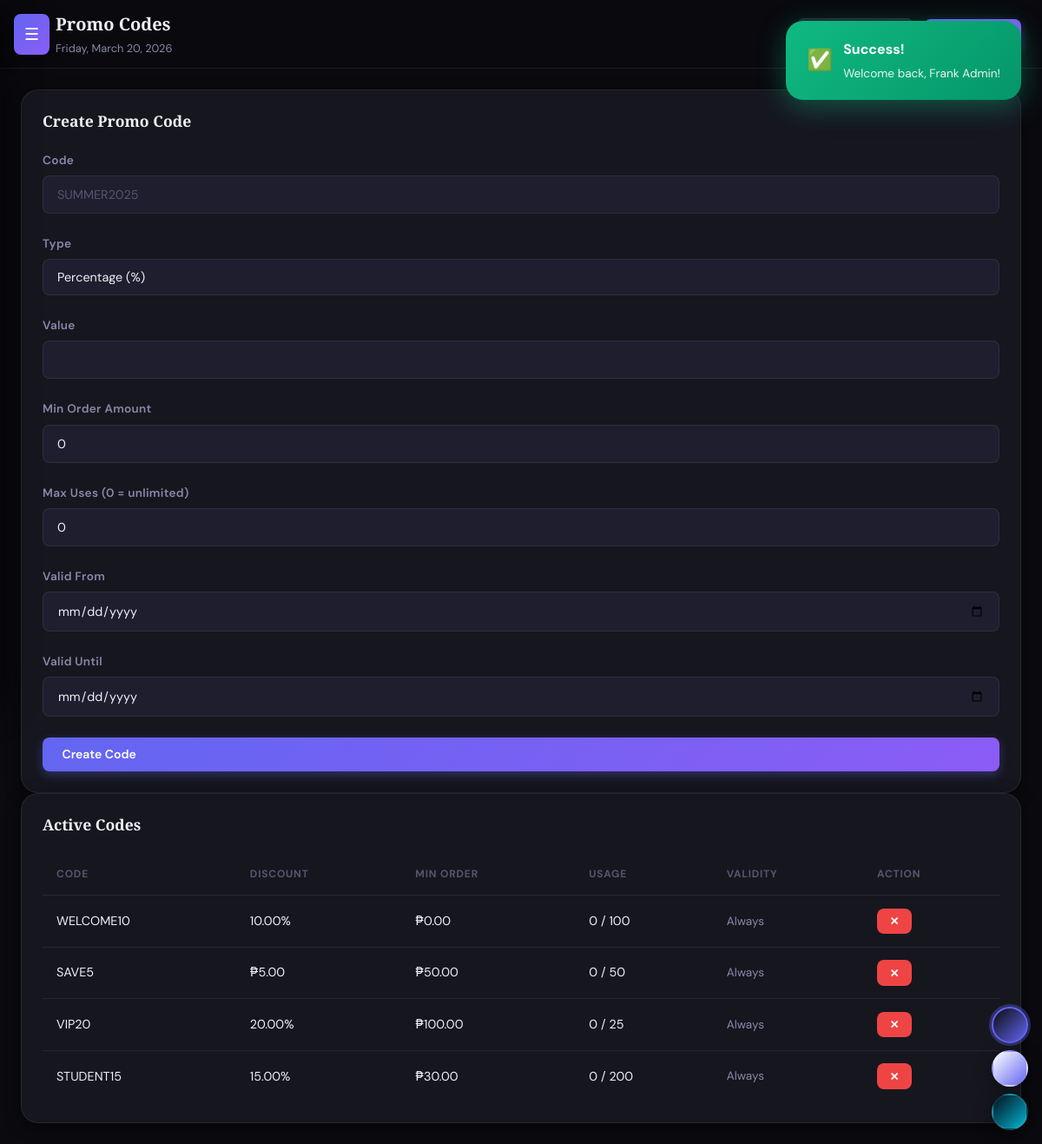
/promo_codes.php (signed in), run on the app's committed database.
### tables this page shows
CREATE TABLE IF NOT EXISTS promo_codes (
    id INT PRIMARY KEY AUTO_INCREMENT,
    code VARCHAR(50) UNIQUE NOT NULL,
    discount_type ENUM('percentage','fixed') NOT NULL,
    discount_value DECIMAL(10,2) NOT NULL,
    min_order_amount DECIMAL(10,2) DEFAULT 0,
    max_uses INT DEFAULT 0,
    used_count INT DEFAULT 0,
    valid_from DATE DEFAULT NULL,
    valid_until DATE DEFAULT NULL,
    is_active TINYINT(1) DEFAULT 1,
    created_at TIMESTAMP DEFAULT CURRENT_TIMESTAMP
);

### includes/database.php (called while the page is built, shortened)
<?php
class Database {
    private static $instance = null;
    public $conn;
    private function __construct() {
        $this->conn = new mysqli(DB_HOST, DB_USER, DB_PASS, DB_NAME);
        $this->conn->set_charset('utf8mb4');
    }
    public static function getInstance() {
        if (!self::$instance) {
            self::$instance = new self();
        }
        return self::$instance;
    }
    public function query($sql, $params = [], $types = '') {
        $stmt = $this->conn->prepare($sql);
        if (!$stmt->execute()) {
            throw new Exception("Query execution failed: " . $stmt->error . " SQL: " . $sql);
        }
        return $stmt;
    }
    public function fetchAll($sql, $params = [], $types = '') {
        $stmt = $this->query($sql, $params, $types);
        $result = $stmt->get_result();
        return $result->fetch_all(MYSQLI_ASSOC);
    }
}
function db() {
    return Database::getInstance();
}
?>

### promo_codes.php (the view, shortened to what this page needs)
<?php
require_once 'includes/header.php';
try {
    $codes = db()->fetchAll("SELECT * FROM promo_codes ORDER BY created_at DESC");
} catch (Exception $e) {
    $codes = [];
    error_log("Promo codes table not found: " . $e->getMessage());
}
?>
<div class="row">
    <div class="col-md-4">
        <div class="card">
            <h3 class="card-title mb-3">Create Promo Code</h3>
            <form method="POST">
                <div class="form-group mb-3">
                    <label>Code</label>
                    <input type="text" name="code" class="form-control" required placeholder="SUMMER2025" style="text-transform:uppercase;">
                </div>
                <div class="row">
                    <div class="col-6 form-group mb-3">
                        <label>Type</label>
                        <select name="discount_type" class="form-control">
                            <option value="percentage">Percentage (%)</option>
                        </select>
                    </div>
                    <div class="col-6 form-group mb-3">
                        <label>Value</label>
                        <input type="number" step="0.01" name="discount_value" class="form-control" required>
                    </div>
                </div>
                <div class="form-group mb-3">
                    <label>Min Order Amount</label>
                    <input type="number" step="0.01" name="min_order" class="form-control" value="0">
                </div>
                <div class="form-group mb-3">
                    <label>Max Uses (0 = unlimited)</label>
                    <input type="number" name="max_uses" class="form-control" value="0">
                </div>
                <div class="row">
                    <div class="col-6 form-group mb-3">
                        <label>Valid From</label>
                        <input type="date" name="valid_from" class="form-control">
                    </div>
                    <div class="col-6 form-group mb-3">
                        <label>Valid Until</label>
                        <input type="date" name="valid_until" class="form-control">
                    </div>
                </div>
                <button type="submit" class="btn btn-primary w-100">Create Code</button>
            </form>
        </div>
    </div>
    <div class="col-md-8">
        <div class="card">
            <h3 class="card-title mb-3">Active Codes</h3>
            <table class="table">
                <thead>
                    <tr>
                        <th>Code</th>
                        <th>Discount</th>
                        <th>Min Order</th>
                        <th>Usage</th>
                        <th>Validity</th>
                        <th>Action</th>
                    </tr>
                </thead>
                <tbody>
                    <?php foreach($codes as $c): ?>
                    <tr>
                        <td class="font-bold"><?= htmlspecialchars($c['code']) ?></td>
                        <td>
                            <?= $c['discount_type']=='percentage' ? $c['discount_value'].'%' : '₱'.$c['discount_value'] ?>
                        </td>
                        <td>₱<?= number_format($c['min_order_amount'], 2) ?></td>
                        <td><?= $c['used_count'] ?> / <?= $c['max_uses']>0 ? $c['max_uses'] : '∞' ?></td>
                        <td class="text-sm text-muted">
                            <?php
                            if (!$c['valid_from'] && !$c['valid_until']) echo 'Always';
                            ?>
                        </td>
                        <td>
                            <form method="POST" onsubmit="return confirm('Delete this code?')">
                                <button type="submit" class="btn btn-sm btn-danger">✕</button>
                            </form>
                        </td>
                    </tr>
                    <?php endforeach; ?>
                </tbody>
            </table>
        </div>
    </div>
</div>
<?php require_once 'includes/footer.php'; ?>

### assets/css/style.css (style rules this page uses)
:root { --bg-primary: #0a0a0f; --bg-secondary: #13131a; --bg-tertiary: #1e1e2e; --bg-card: #16161f; --text-primary: #f0f0f8; --text-secondary: #8888aa; --text-muted: #555570; --accent-primary: #6366f1; --accent-secondary: #8b5cf6; --accent-glow: rgba(99,102,241,0.35); --gradient-primary: linear-gradient(135deg, #6366f1 0%, #8b5cf6 100%); --gradient-hero: linear-gradient(135deg, #0a0a0f 0%, #1a0a2e 50%, #0a0a1f 100%); --border-color: rgba(255,255,255,0.07); --border-accent: rgba(99,102,241,0.3); --shadow: 0 4px 20px rgba(0,0,0,0.4); --shadow-lg: 0 12px 40px rgba(0,0,0,0.6); --shadow-glow: 0 0 30px rgba(99,102,241,0.2); --nav-bg: rgba(10,10,15,0.95); --sidebar-bg: #0d0d14; --success: #10b981; --warning: #f59e0b; --danger: #ef4444; --info: #3b82f6; --transition: all 0.3s cubic-bezier(0.4, 0, 0.2, 1); --radius: 12px; --radius-lg: 20px; --radius-sm: 8px; }
*, *::before, *::after { box-sizing: border-box; margin: 0; padding: 0; }
html { scroll-behavior: smooth; font-size: 16px; }
body { font-family: 'DM Sans', -apple-system, BlinkMacSystemFont, sans-serif; background: var(--bg-primary); color: var(--text-primary); line-height: 1.6; min-height: 100vh; transition: background 0.4s ease, color 0.4s ease; overflow-x: hidden; }
h1, h2, h3, h4, h5, h6 { font-family: 'Playfair Display', serif; font-weight: 700; line-height: 1.25; color: var(--text-primary); }
.card { background: var(--bg-card); border: 1px solid var(--border-color); border-radius: var(--radius-lg); padding: 1.5rem; transition: var(--transition); box-shadow: var(--shadow); position: relative; overflow: hidden; }
.card-title { font-size: 1.1rem; font-weight: 700; font-family: 'Playfair Display', serif; }
.btn { display: inline-flex; align-items: center; gap: 0.5rem; padding: 0.65rem 1.4rem; border: none; border-radius: var(--radius-sm); font-family: 'DM Sans', sans-serif; font-size: 0.875rem; font-weight: 600; cursor: pointer; transition: var(--transition); position: relative; overflow: hidden; text-decoration: none; white-space: nowrap; }
.btn::after { content: ''; position: absolute; top: 50%; left: 50%; width: 0; height: 0; background: rgba(255,255,255,0.2); border-radius: 50%; transform: translate(-50%,-50%); transition: width 0.4s ease, height 0.4s ease, opacity 0.4s ease; opacity: 0; }
.btn-primary { background: var(--gradient-primary); color: white; box-shadow: 0 4px 12px var(--accent-glow); }
.btn-danger { background: var(--danger); color: white; }
.btn-sm { padding: 0.4rem 0.9rem; font-size: 0.8rem; }
.form-group { margin-bottom: 1.25rem; }
label { display: block; font-size: 0.85rem; font-weight: 600; color: var(--text-secondary); margin-bottom: 0.4rem; letter-spacing: 0.3px; }
.form-control { width: 100%; padding: 0.75rem 1rem; background: var(--bg-tertiary); border: 1px solid var(--border-color); border-radius: var(--radius-sm); color: var(--text-primary); font-family: 'DM Sans', sans-serif; font-size: 0.9rem; transition: var(--transition); -webkit-appearance: none; -moz-appearance: none; appearance: none; }
.form-control::placeholder { color: var(--text-muted); }
select.form-control { cursor: pointer; }
table { width: 100%; border-collapse: collapse; font-size: 0.9rem; }
thead tr { border-bottom: 1px solid var(--border-color); }
thead th { padding: 0.85rem 1rem; text-align: left; font-size: 0.75rem; font-weight: 700; letter-spacing: 0.8px; text-transform: uppercase; color: var(--text-muted); }
tbody tr { border-bottom: 1px solid var(--border-color); transition: var(--transition); }
tbody tr:last-child { border-bottom: none; }
tbody td { padding: 0.9rem 1rem; color: var(--text-primary); vertical-align: middle; }
.text-sm { font-size: 0.85rem; }
.text-muted { color: var(--text-secondary); }
.mb-3 { margin-bottom: 1.5rem; }
.w-100 { width: 100%; }

### data on the page
promo_codes: code "WELCOME10", discount_value "10.00", min_order_amount "0.00", used_count "0", max_uses "100", shows "Always"
promo_codes: code "SAVE5", discount_value "5.00", min_order_amount "50.00", used_count "0", max_uses "50", shows "Always"
promo_codes: code "VIP20", discount_value "20.00", min_order_amount "100.00", used_count "0", max_uses "25", shows "Always"
promo_codes: code "STUDENT15", discount_value "15.00", min_order_amount "30.00", used_count "0", max_uses "200", shows "Always"

### other printed values
$pageTitle "Promo Codes"
$pageSubtitle "Friday, March 20, 2026"
